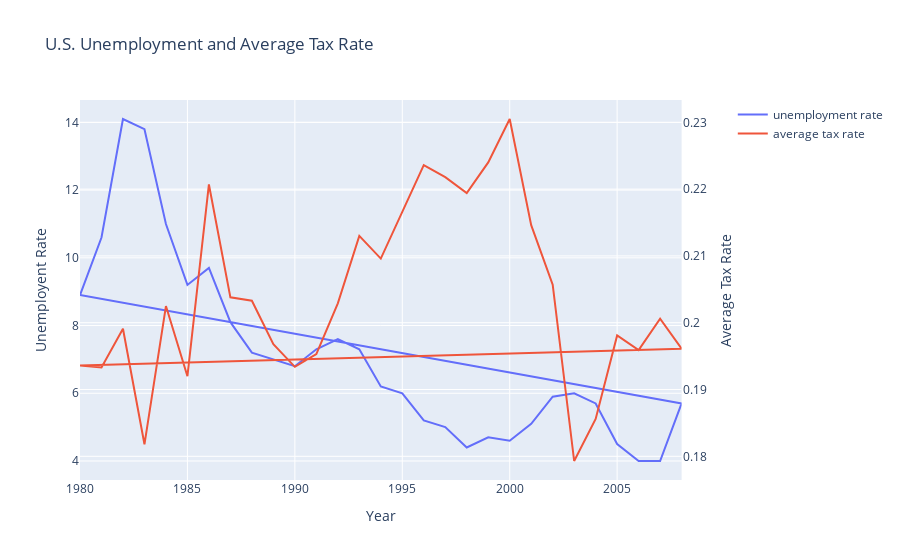

Notebook source saved alongside this figure:
### Code cell
import plotly.graph_objects as go
from plotly.subplots import make_subplots

# Create figure with secondary y-axis
fig = make_subplots(specs=[[{"secondary_y": True}]])

state = 'al'
plotly = df[df['Code']== state]

# Add traces
fig.add_trace(
    go.Scatter(
    x=plotly['year'],
    y=plotly['rate'],
    name = "unemployment rate"),
    secondary_y=False,
)

fig.add_trace(
    go.Scatter(
    x=plotly['year'],
    y=plotly['c_avg'],
    name = "average tax rate"),
    secondary_y=True,
)

# Add figure title
fig.update_layout(
    title_text="U.S. Unemployment and Average Tax Rate"
)

# Set x-axis title
fig.update_xaxes(title_text="Year")

# Set y-axes titles
fig.update_yaxes(title_text="Unemployent Rate", secondary_y=False)
fig.update_yaxes(title_text="Average Tax Rate", secondary_y=True)

fig.show()

### Figure 1 — Plotly figure (JSON) as saved in the notebook; plotly's stock layout.template omitted (floating-point values rounded to 4 significant figures; data arrays with more than 128 entries replaced by an {"elided": "..."} marker saying what was removed)
{"data": [{"name": "unemployment rate", "type": "scatter", "x": {"elided": "145 int values"}, "xaxis": "x", "y": {"elided": "145 float values"}, "yaxis": "y"}, {"name": "average tax rate", "type": "scatter", "x": {"elided": "145 int values"}, "xaxis": "x", "y": {"elided": "145 float values"}, "yaxis": "y2"}], "layout": {"title": {"text": "U.S. Unemployment and Average Tax Rate"}, "xaxis": {"anchor": "y", "domain": [0, 0.94], "title": {"text": "Year"}}, "yaxis": {"anchor": "x", "domain": [0, 1], "title": {"text": "Unemployent Rate"}}, "yaxis2": {"anchor": "x", "overlaying": "y", "side": "right", "title": {"text": "Average Tax Rate"}}}}
